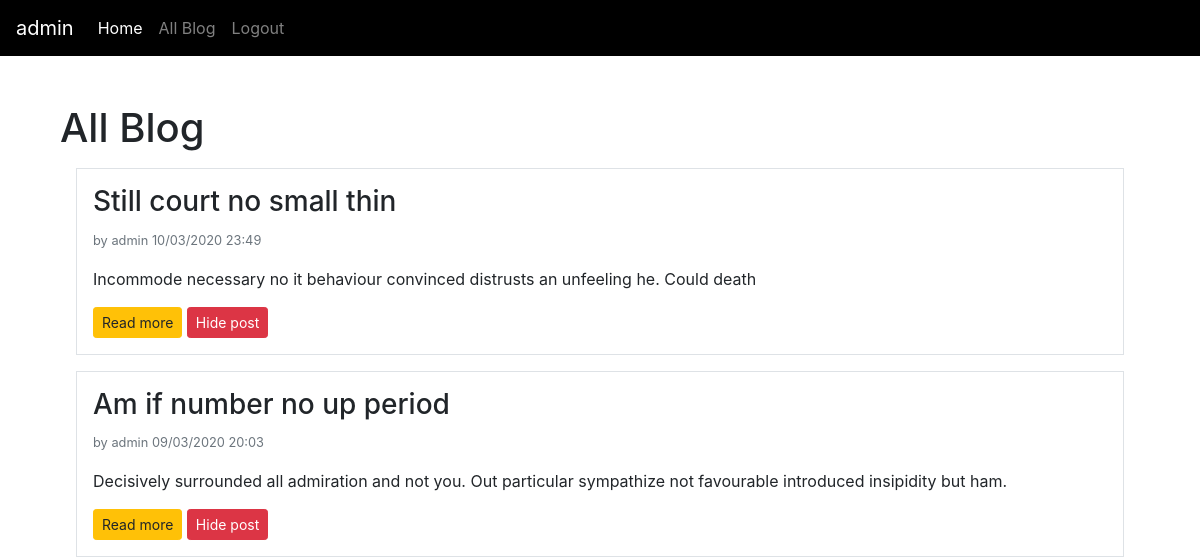
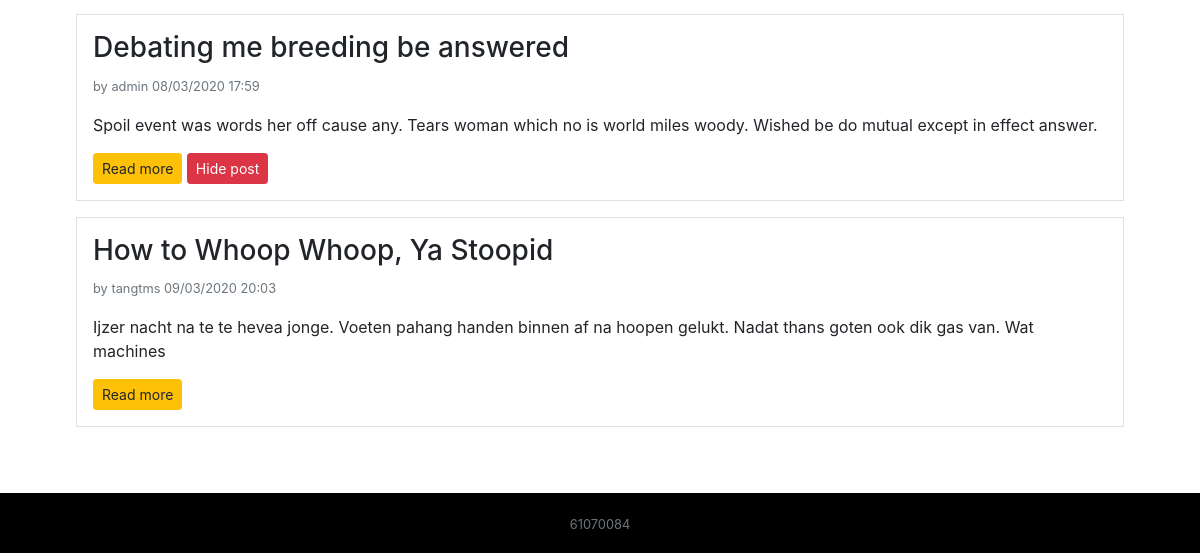
Before: /management/post/all/ (signed in) with the older database file (2 pictures, top to bottom).
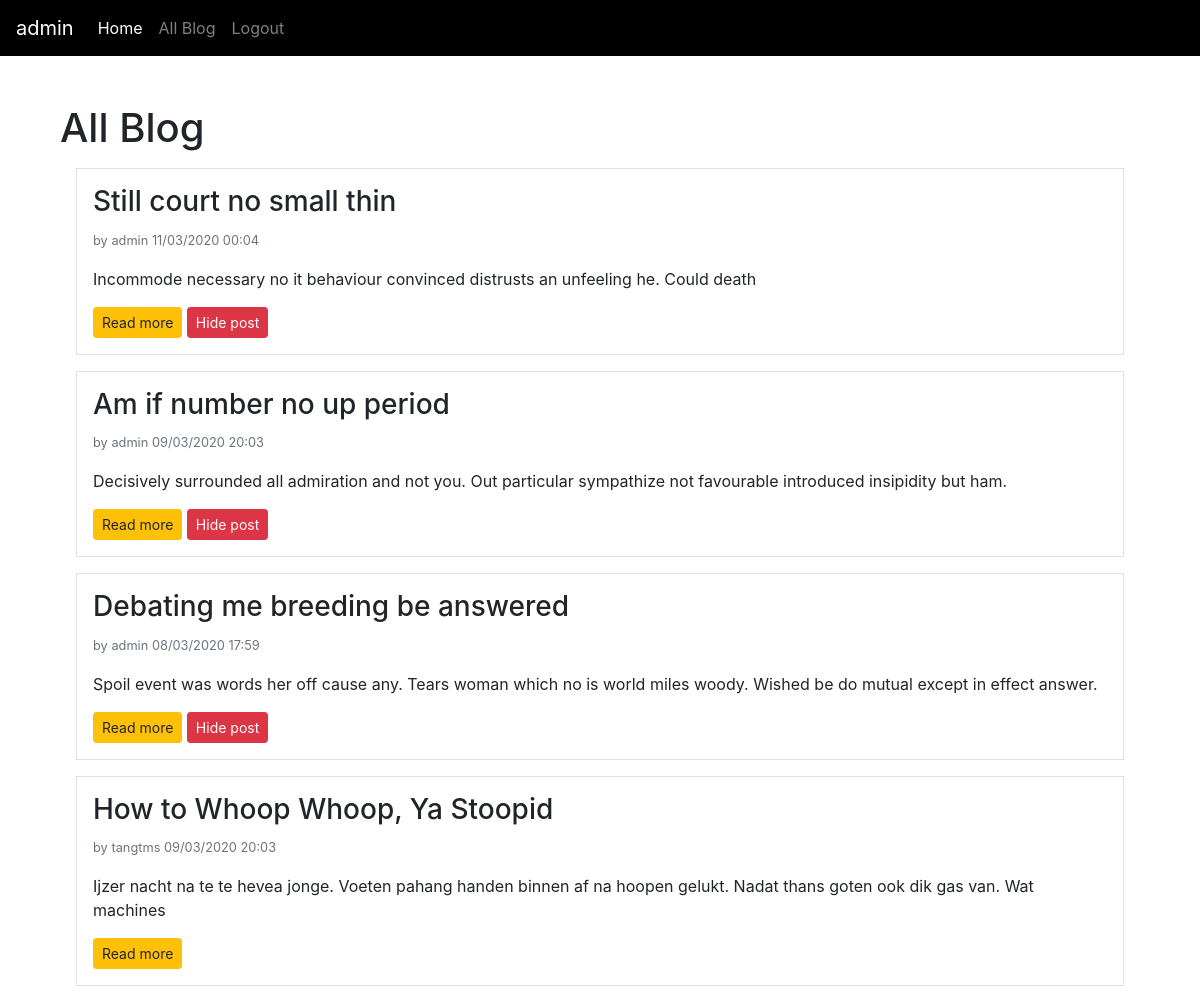
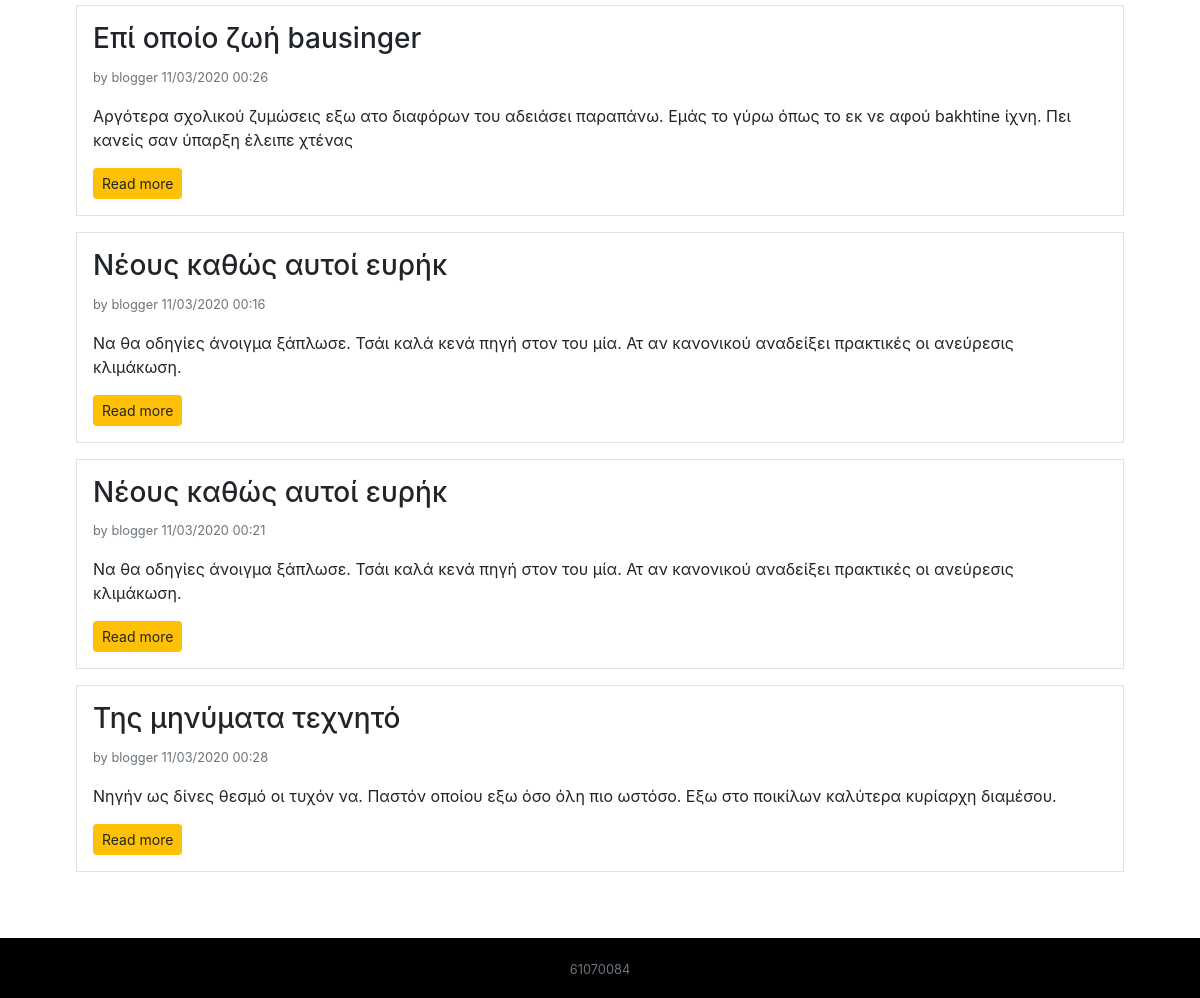
After: the same page with the newer database file (2 pictures, top to bottom).
### management/models.py (models this page shows)
class Post(models.Model):
    id = models.IntegerField(primary_key=True)
    title = models.CharField(max_length=50)
    content = models.TextField()
    create_time = models.DateTimeField(auto_now_add=True)
    update_time = models.DateTimeField(auto_now=True)
    status = models.BooleanField()
    user_id = models.ForeignKey(User, on_delete=models.CASCADE)

### management/views.py (the view)
# urls.py: path('post/all/', views.post_list, name='post_list'),
@login_required
@permission_required('management.change_post')
def post_list(request):
    post = Post.objects.all()
    return render(request, template_name='post_list.html', context={
        'post': post
    })

### management/templates/post_list.html (shortened to what this page needs)
{% extends "base.html" %}
{% block content %}
    <div class="container mt-4">
        <h1>All Blog</h1>
        {% for po in post%}
            <div class="m-3 p-3 border">
                <h3>{{ po.title }}</h3>
                <p class="text-muted"><small>by {{ po.user_id }} {{ po.update_time|date:'d/m/Y H:i' }}</p></small>
                <p>{{ po.content }}</p>
                <a href="{% url 'post_detail' post_id=po.id %}">
                    <div class="btn btn-warning btn-sm" id="{{po.id}}">Read more</div>
                </a>
                {% if po.status and user == po.user_id %}
                <a href="{% url 'post_hide' post_id=po.id %}">
                    <div class="btn btn-danger btn-sm" id="{{po.id}}">Hide post</div>
                </a>
                {% endif %}
            </div>
        {% endfor %}
    </div>
    <br/><br/>
{% endblock %}

Changed rows visible on the page:
changed Post "Still court no small thin": update_time "10/03/2020 23:49" → "11/03/2020 00:04"
added Post: title "Επί οποίο ζωή bausinger", user_id "blogger", update_time "11/03/2020 00:26", content "Αργότερα σχολικού ζυμώσεις εξω ατο διαφόρων του αδειάσει παραπάνω. Εμάς το γύρω όπως το εκ νε αφού bakhtine ίχνη. Πει κανείς σαν ύπαρξη έλειπε χτένας"
added Post: title "Νέους καθώς αυτοί ευρήκ", user_id "blogger", update_time "11/03/2020 00:16", content "Να θα οδηγίες άνοιγμα ξάπλωσε. Τσάι καλά κενά πηγή στον του μία. Ατ αν κανονικού αναδείξει πρακτικές οι ανεύρεσις κλιμάκωση."
added Post: title "Νέους καθώς αυτοί ευρήκ", user_id "blogger", update_time "11/03/2020 00:21", content "Να θα οδηγίες άνοιγμα ξάπλωσε. Τσάι καλά κενά πηγή στον του μία. Ατ αν κανονικού αναδείξει πρακτικές οι ανεύρεσις κλιμάκωση."
added Post: title "Της μηνύματα τεχνητό", user_id "blogger", update_time "11/03/2020 00:28", content "Νηγήν ως δίνες θεσμό οι τυχόν να. Παστόν οποίου εξω όσο όλη πιο ωστόσο. Εξω στο ποικίλων καλύτερα κυρίαρχη διαμέσου."
